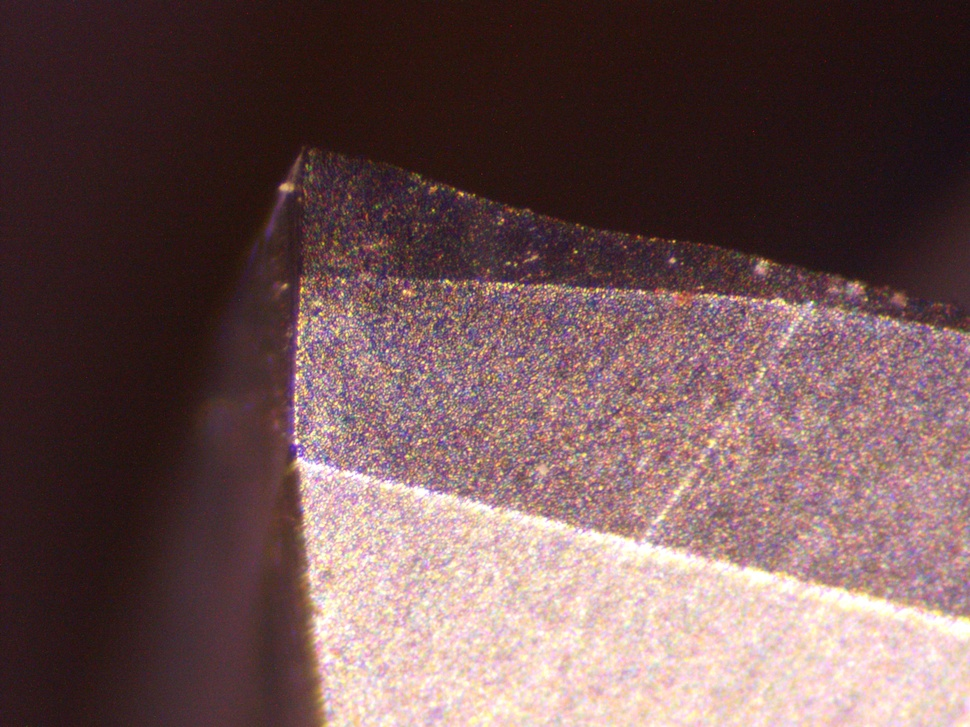
#> input picture goal-1,2/Images/8.jpg, 970 x 727 px, shrunk from 2592 x 1944 before the run, found by its file name
$ jupyter execute --allow-errors SAM2-3.ipynb   (shell and % lines are left out)
#> lines starting #> are read from the running program, lines starting #| are printed output that depends on the picture; after the words box and inside, x2 and y2 are one past the last pixel; in counts of white or black regions, pixels touching at a corner belong together
[cell 1]
import os
HOME = os.getcwd()
print("HOME:", HOME)

[cell 2]
%cd {HOME}/segment-anything-2

[cell 3]
import os
import cv2
import torch
import numpy as np
import supervision as sv
from sam2.build_sam import build_sam2
from sam2.sam2_image_predictor import SAM2ImagePredictor
from sam2.automatic_mask_generator import SAM2AutomaticMaskGenerator

#> (a cell that did not finish here is left out)

#> (a cell that did not finish here is left out)

[cell 6]
# Load the milling tool image
IMAGE_PATH = "/content/drive/MyDrive/Images/8.jpg"  # Replace with your image path
image_bgr = cv2.imread(IMAGE_PATH)
#> image_bgr is the input picture: shape (727, 970, 3); mean B, G, R 83.7, 84, 110.4
image_rgb = cv2.cvtColor(image_bgr, cv2.COLOR_BGR2RGB)

#> (a cell that did not finish here is left out)

[cell 8]
import numpy as np

# Assuming sam2_result is a list of dictionaries with 'segmentation' and 'area' fields
#> (the rest of this cell did not finish here and is left out)

#> (a cell that did not finish here is left out)

#> (a cell that did not finish here is left out)

[cell 11]
import cv2
import numpy as np
import matplotlib.pyplot as plt

# Load the image (assuming it's in grayscale or you convert it to grayscale)
image = cv2.imread("/content/drive/MyDrive/Images/8.jpg", cv2.IMREAD_GRAYSCALE)

# Step 1: Threshold the image to segment the object (adjust threshold value as needed)
_, binary_image = cv2.threshold(image, 127, 255, cv2.THRESH_BINARY)
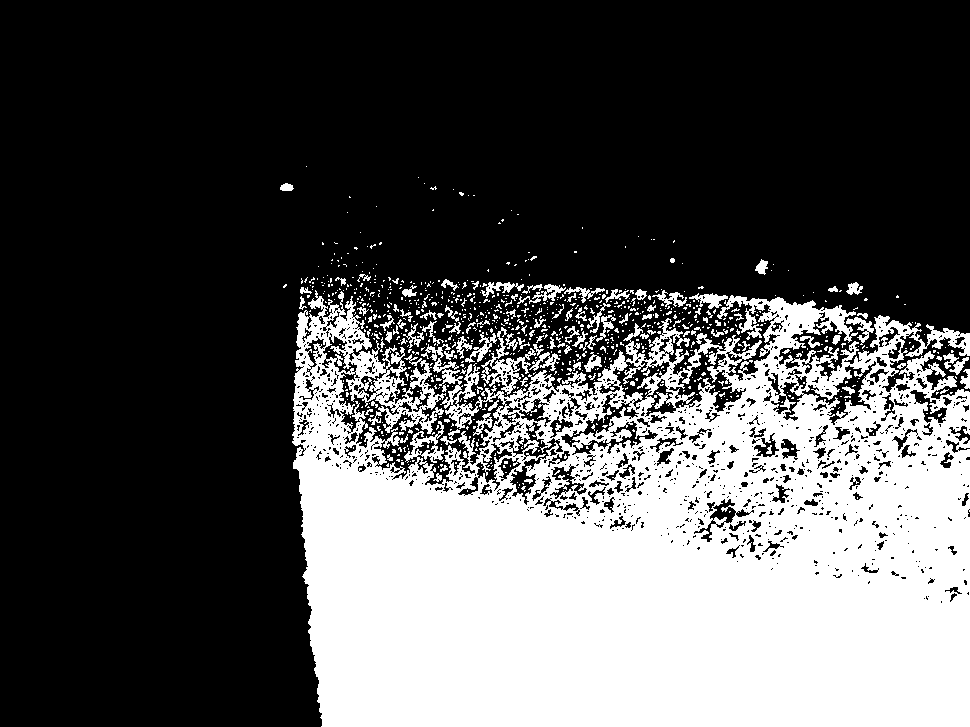
#> binary_image: shape (727, 970); 32.8% white; 918 white regions (808 under 20 px)

# Step 2: Find contours of the objects in the binary image
contours, _ = cv2.findContours(binary_image, cv2.RETR_EXTERNAL, cv2.CHAIN_APPROX_SIMPLE)
#> contours = 799 contours, 733 with area under 20; largest, box (x1, y1, x2, y2) and area: (292, 290, 970, 727) 239008, (481, 327, 536, 395) 916, (689, 293, 728, 309) 236, (517, 284, 566, 304) 224, (465, 332, 497, 363) 205

# Step 3: Create a mask to isolate the object (assuming it's the largest contour)
largest_contour = max(contours, key=cv2.contourArea)
#> largest_contour = contour of 5850 points, box (x1, y1, x2, y2) (292, 290, 970, 727), area 239008

# Step 4: Create a convex hull around the largest contour to approximate the object
hull = cv2.convexHull(largest_contour)
#> hull = contour of 18 points, box (x1, y1, x2, y2) (292, 290, 970, 727), area 285470

# Step 5: Draw the contours and the hull for visualization
output_image = cv2.cvtColor(image, cv2.COLOR_GRAY2BGR)
cv2.drawContours(output_image, [largest_contour], -1, (0, 255, 0), 2)  # Original contour
cv2.drawContours(output_image, [hull], -1, (0, 0, 255), 2)  # Convex hull approximation

# Step 6: Find the extra part (difference between the convex hull and the original object)
hull_mask = np.zeros_like(image, dtype=np.uint8)
cv2.drawContours(hull_mask, [hull], -1, 255, thickness=cv2.FILLED)
#> hull_mask: shape (727, 970); 40.6% white; 1 white region, box (x1, y1, x2, y2) and area: (292, 290, 970, 727) 286545

# Mask of the original object
object_mask = np.zeros_like(image, dtype=np.uint8)
cv2.drawContours(object_mask, [largest_contour], -1, 255, thickness=cv2.FILLED)
#> object_mask: shape (727, 970); 34.5% white; 1 white region, box (x1, y1, x2, y2) and area: (292, 290, 970, 727) 243620

# Step 7: Subtract the object from the hull to find the extra part
extra_part = cv2.subtract(hull_mask, object_mask)
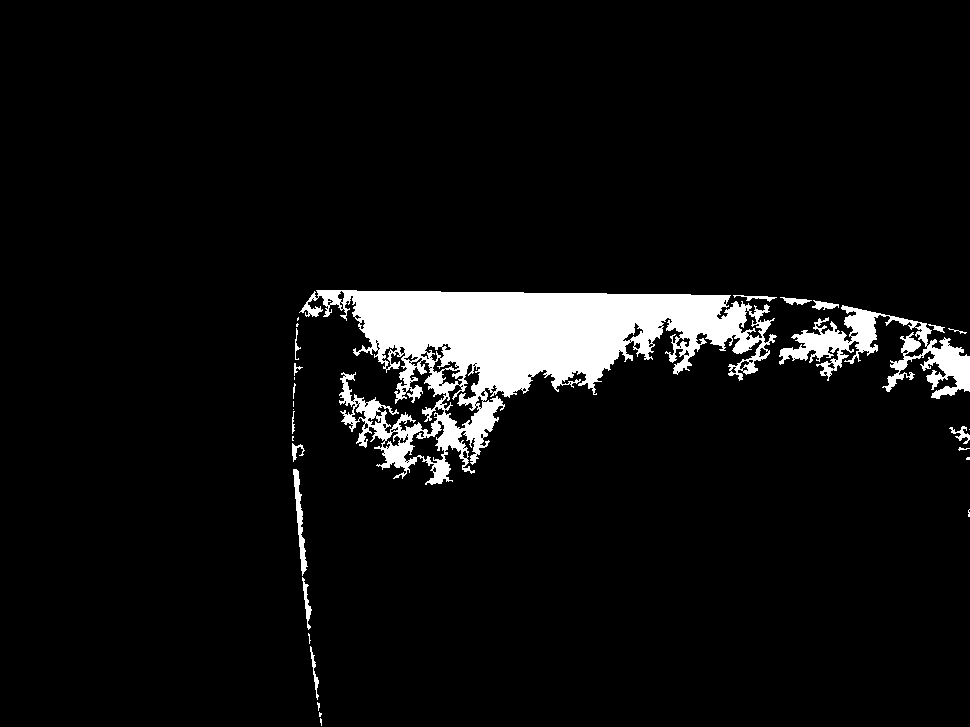
#> extra_part: shape (727, 970); 6.1% white; 30 white regions (13 under 20 px), largest, box (x1, y1, x2, y2) and area: (299, 290, 777, 485) 35510, (779, 305, 970, 399) 5547, (293, 469, 308, 576) 538

# Step 8: Display the results
plt.figure(figsize=(10, 10))
plt.subplot(1, 3, 1)
plt.imshow(image, cmap='gray')
plt.title("Original Image")
plt.axis('off')

plt.subplot(1, 3, 2)
plt.imshow(output_image)
plt.title("Object and Convex Hull")
plt.axis('off')

plt.subplot(1, 3, 3)
plt.imshow(extra_part, cmap='gray')
plt.title("Extra Part")
plt.axis('off')

plt.show()

[cell 12]
import cv2
import numpy as np
import matplotlib.pyplot as plt
import os

# Load the image (assuming it's in grayscale or you convert it to grayscale)
image = cv2.imread("/content/drive/MyDrive/Images/8.jpg", cv2.IMREAD_GRAYSCALE)

# Step 1: Threshold the image to segment the objects
_, binary_image = cv2.threshold(image, 127, 255, cv2.THRESH_BINARY)

# Step 2: Find contours of the objects in the binary image
contours, _ = cv2.findContours(binary_image, cv2.RETR_EXTERNAL, cv2.CHAIN_APPROX_SIMPLE)

# Step 3: Calculate the area of each contour
contour_areas = [(i, cv2.contourArea(contour)) for i, contour in enumerate(contours)]
#> contour_areas = 799 pairs, first value 0 to 798, second value 0 to 239008.5

# Step 4: Sort contours by area in descending order and pick top 10 largest
sorted_contours = sorted(contour_areas, key=lambda x: x[1], reverse=True)[:1]
#> sorted_contours = [(659, 239008.5)]

# Create a directory to save the top 10 largest objects if it doesn't exist
output_dir = "top_10_extracted_objects"
if not os.path.exists(output_dir):
    os.makedirs(output_dir)

# Step 5: Process each of the top 10 largest contours
for idx, (i, area) in enumerate(sorted_contours):
    # Get the contour for the current largest object
    contour = contours[i]

    # Step 6: Create a mask for the current object
    object_mask = np.zeros_like(image, dtype=np.uint8)
    cv2.drawContours(object_mask, [contour], -1, 255, thickness=cv2.FILLED)

    # Step 7: Apply the mask to the original image to extract the object
    extracted_object = cv2.bitwise_and(image, image, mask=object_mask)

    # Step 8: Save the extracted object as an image
    output_image_path = os.path.join(output_dir, f"object_{idx + 1}_area_{int(area)}.png")
    cv2.imwrite(output_image_path, extracted_object)

    # Optional: Display the extracted object (can be removed if not needed)
    plt.figure(figsize=(5, 5))
    plt.imshow(extracted_object, cmap='gray')
    plt.title(f"Extracted Object {idx + 1} (Area: {int(area)})")
    plt.axis('off')
    plt.show()
#> this loop made 1 pass

print(f"Top 10 largest objects saved to '{output_dir}' directory.")
#| Top 10 largest objects saved to 'top_10_extracted_objects' directory.

[cell 13]
import cv2
import numpy as np
import matplotlib.pyplot as plt

# Load the original image (assuming it's in grayscale or you convert it to grayscale)
IMAGE_PATH = "/content/drive/MyDrive/Images/8.jpg"  # Replace with your image path
image = cv2.imread(IMAGE_PATH, cv2.IMREAD_GRAYSCALE)

# Step 1: Threshold the image to segment the objects
_, binary_image = cv2.threshold(image, 127, 255, cv2.THRESH_BINARY)

# Step 2: Find contours of the objects in the binary image
contours, _ = cv2.findContours(binary_image, cv2.RETR_EXTERNAL, cv2.CHAIN_APPROX_SIMPLE)

# Step 3: Calculate the area of each contour
contour_areas = [(i, cv2.contourArea(contour)) for i, contour in enumerate(contours)]

# Step 4: Sort contours by area in descending order and pick top 10 largest
sorted_contours = sorted(contour_areas, key=lambda x: x[1], reverse=True)[:10]
#> sorted_contours = [(659, 239008.5), (323, 916), (628, 236), (688, 224), (282, 205), (397, 195), (704, 185), (164, 177.5), (650, 160.5), (163, 150)]

# Step 5: Create a mask for all the top 10 largest objects
mask = np.ones_like(image, dtype=np.uint8) * 255  # Start with a white mask (background)
for idx, (i, area) in enumerate(sorted_contours):
    contour = contours[i]
    # Create a mask for each object and subtract it from the background
    object_mask = np.zeros_like(image, dtype=np.uint8)
    cv2.drawContours(object_mask, [contour], -1, 255, thickness=cv2.FILLED)
    # Subtract each object mask from the mask
    mask = cv2.subtract(mask, object_mask)
#> this loop made 10 passes
#> mask: shape (727, 970); 65% white; 10 black regions, largest, box (x1, y1, x2, y2) and area: (292, 290, 970, 727) 243620, (481, 327, 536, 395) 1138, (517, 284, 566, 304) 317
#> object_mask: shape (727, 970); 0.03% white; 1 white region, box (x1, y1, x2, y2) and area: (584, 352, 602, 372) 182

# Step 6: The remaining image is the one without the top 10 largest objects
remaining_image = cv2.bitwise_and(image, image, mask=mask)
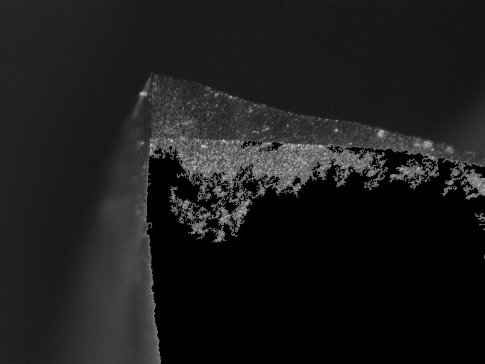
#> remaining_image: shape (727, 970) (shown at 1/2 size); min 0, max 240, mean 27.7

# --- Pass the remaining_image to your next code section ---

# Convert remaining image to BGR for consistency in the next code block
remaining_image_bgr = cv2.cvtColor(remaining_image, cv2.COLOR_GRAY2BGR)

# Next: Load the milling tool image
image_bgr = remaining_image_bgr  # Pass the remaining_image directly as input
image_rgb = cv2.cvtColor(image_bgr, cv2.COLOR_BGR2RGB)

# Display the resulting image
plt.figure(figsize=(10, 10))
plt.imshow(image_rgb)
plt.title("Image without Top 10 Largest Objects (Passed to Next Code)")
plt.axis('off')
plt.show()

# The remaining image is now ready to be processed further in your next code section.

#> (a cell that did not finish here is left out)

[cell 15]
import numpy as np

# Assuming sam2_result is a list of dictionaries with 'segmentation' and 'area' fields
#> (the rest of this cell did not finish here and is left out)

#> (a cell that did not finish here is left out)

[cell 17]
# Calculate wear region dimensions and area
if contours:
    wear_contour = max(contours, key=cv2.contourArea)
#> wear_contour has the same summary as largest_contour
    x, y, w, h = cv2.boundingRect(wear_contour)
#> x = 292; y = 290; w = 678; h = 437
    area = cv2.contourArea(wear_contour)
#> area = 239008.5
    print(f"Wear region dimensions - Length: {h}, Width: {w}, Area: {area}")
#| Wear region dimensions - Length: 437, Width: 678, Area: 239008.5

    # Draw the wear region on the image
    annotated_image = image_bgr.copy()
    cv2.drawContours(annotated_image, [wear_contour], -1, (0, 255, 0), 2)  # Green contour
    cv2.rectangle(annotated_image, (x, y), (x + w, y + h), (0, 0, 255), 2)  # Red bounding box

    # Save and display the annotated image
    output_path = f"{HOME}/output/wear_region_annotated.jpg"
    os.makedirs(os.path.dirname(output_path), exist_ok=True)
    cv2.imwrite(output_path, annotated_image)
    print(f"Annotated image saved to {output_path}")

    sv.plot_images_grid(
        images=[image_bgr, annotated_image],
        grid_size=(1, 2),
        titles=['Original Image', 'Wear Region Annotated']
    )
#> (this line was passed over: supervision is not available in this run)
else:
    print("No wear region detected in the image.")

[cell 18]
import cv2
import numpy as np
import matplotlib.pyplot as plt

# Load the image (assuming it's in grayscale or you convert it to grayscale)
image = cv2.imread("/content/drive/MyDrive/Images/16.jpg", cv2.IMREAD_GRAYSCALE)
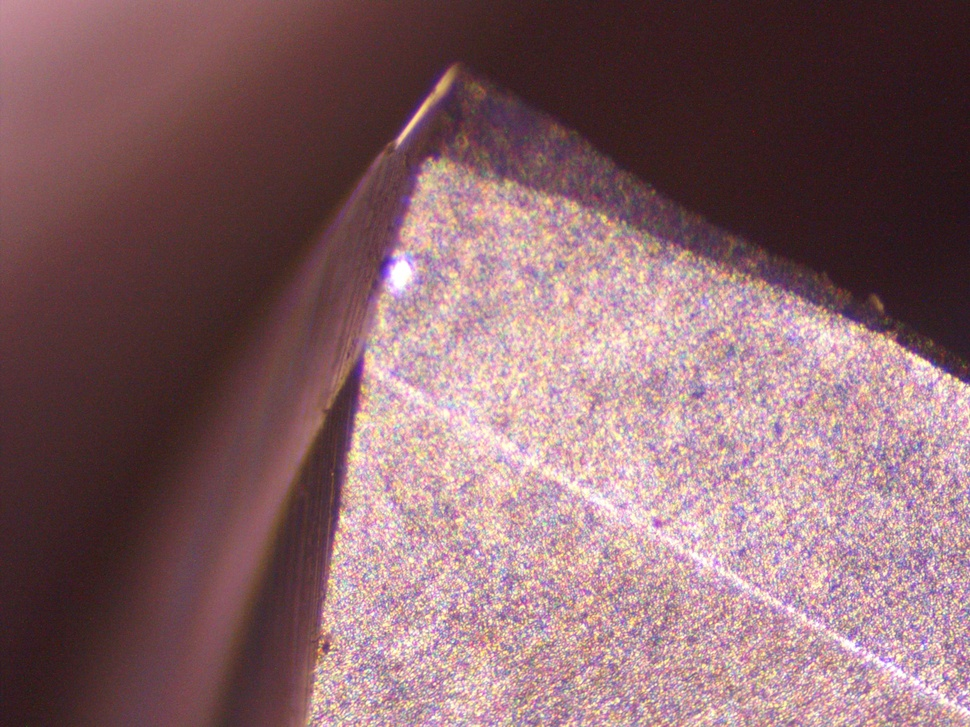
#> input picture goal-1,2/Images/16.jpg, 970 x 727 px, shrunk from 2592 x 1944 before the run, found by its file name

# Step 1: Threshold the image to segment the object
_, binary_image = cv2.threshold(image, 127, 255, cv2.THRESH_BINARY)
#> binary_image: shape (727, 970); 42.1% white; 77 white regions (71 under 20 px)

# Step 2: Find contours of the objects in the binary image
contours, _ = cv2.findContours(binary_image, cv2.RETR_EXTERNAL, cv2.CHAIN_APPROX_SIMPLE)
#> contours = 75 contours, 71 with area under 20; largest, box (x1, y1, x2, y2) and area: (301, 158, 970, 727) 293747, (0, 0, 130, 85) 5256, (396, 71, 452, 148) 568, (338, 357, 351, 384) 42

# Step 3: Create a mask to isolate the object (assuming it's the largest contour)
largest_contour = max(contours, key=cv2.contourArea)
#> largest_contour = contour of 1069 points, box (x1, y1, x2, y2) (301, 158, 970, 727), area 293747

# Step 4: Create a convex hull around the largest contour to approximate the object
hull = cv2.convexHull(largest_contour)
#> hull = contour of 19 points, box (x1, y1, x2, y2) (301, 158, 970, 727), area 299842

# Step 5: Create masks for the largest contour and convex hull
object_mask = np.zeros_like(image, dtype=np.uint8)
cv2.drawContours(object_mask, [largest_contour], -1, 255, thickness=cv2.FILLED)
#> object_mask: shape (727, 970); 41.8% white; 1 white region, box (x1, y1, x2, y2) and area: (301, 158, 970, 727) 295017

hull_mask = np.zeros_like(image, dtype=np.uint8)
cv2.drawContours(hull_mask, [hull], -1, 255, thickness=cv2.FILLED)
#> hull_mask: shape (727, 970); 42.7% white; 1 white region, box (x1, y1, x2, y2) and area: (301, 158, 970, 727) 300904

# Step 6: Subtract the object and convex hull area from the original image
# We need to create a mask that covers the object and convex hull area to be removed
combined_mask = cv2.bitwise_or(object_mask, hull_mask)

# Step 7: Subtract the combined mask from the original image to get the remaining part
remaining_image = cv2.bitwise_and(image, image, mask=cv2.bitwise_not(combined_mask))

# Display the results
plt.figure(figsize=(10, 10))
plt.subplot(1, 3, 1)
plt.imshow(image, cmap='gray')
plt.title("Original Image")
plt.axis('off')

plt.subplot(1, 3, 2)
plt.imshow(cv2.cvtColor(image, cv2.COLOR_GRAY2BGR))  # Displaying original image in color for comparison
plt.title("Object and Convex Hull")
plt.axis('off')

plt.subplot(1, 3, 3)
plt.imshow(remaining_image, cmap='gray')
plt.title("Remaining Part")
plt.axis('off')

plt.show()
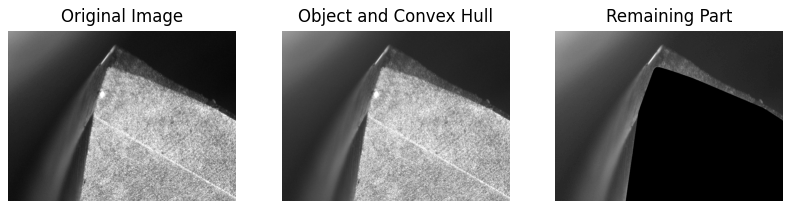
#> figure drawn by matplotlib, 3 panels

# The remaining_image now contains the image with the object and convex hull removed.

[cell 19]
# Next: Load the milling tool image
image_bgr = remaining_image  # Pass the remaining_image directly as input
image_rgb = cv2.cvtColor(image_bgr, cv2.COLOR_BGR2RGB)

#> (a cell that did not finish here is left out)

[cell 21]
import numpy as np

# Assuming sam2_result is a list of dictionaries with 'segmentation' and 'area' fields
#> (the rest of this cell did not finish here and is left out)

#> (a cell that did not finish here is left out)

[cell 23]
# Calculate wear region dimensions and area
if contours:
    wear_contour = max(contours, key=cv2.contourArea)
#> wear_contour has the same summary as largest_contour
    x, y, w, h = cv2.boundingRect(wear_contour)
#> x = 301; y = 158; w = 669; h = 569
    area = cv2.contourArea(wear_contour)
#> area = 293747
    print(f"Wear region dimensions - Length: {h}, Width: {w}, Area: {area}")
#| Wear region dimensions - Length: 569, Width: 669, Area: 293747.0

    # Draw the wear region on the image
    annotated_image = image_bgr.copy()
    cv2.drawContours(annotated_image, [wear_contour], -1, (0, 255, 0), 2)  # Green contour
#> annotated_image: shape (727, 970)
    cv2.rectangle(annotated_image, (x, y), (x + w, y + h), (0, 0, 255), 2)  # Red bounding box
#> annotated_image: shape (727, 970); min 0, max 225, mean 34.7

    # Save and display the annotated image
    output_path = f"{HOME}/output/wear_region_annotated.jpg"
    os.makedirs(os.path.dirname(output_path), exist_ok=True)
    cv2.imwrite(output_path, annotated_image)
    print(f"Annotated image saved to {output_path}")

    sv.plot_images_grid(
        images=[image_bgr, annotated_image],
        grid_size=(1, 2),
        titles=['Original Image', 'Wear Region Annotated']
    )
#> (this line was passed over: supervision is not available in this run)
else:
    print("No wear region detected in the image.")

[cell 24]
import cv2
import numpy as np
import matplotlib.pyplot as plt

# Load the remaining image (image with the object and convex hull removed)
# Assume remaining_image is already obtained as the output from your previous steps

# Step 1: Apply edge detection (Canny)
edges = cv2.Canny(remaining_image, 50, 150)
#> edges: shape (727, 970); 0.38% white in thin lines or dots, all inside (x1, y1, x2, y2) = (301, 61, 970, 727)

# Step 2: Convert the remaining image to color (BGR) for visualization
remaining_image_color = cv2.cvtColor(remaining_image, cv2.COLOR_GRAY2BGR)

# Step 3: Create a mask from the edges
# We will consider the edges as the mask and highlight those areas
yellow = (0, 255, 255)  # Yellow color in BGR format

# Step 4: Highlight the areas under the edges with yellow color
remaining_image_color[edges == 255] = yellow  # Set pixels corresponding to edges to yellow
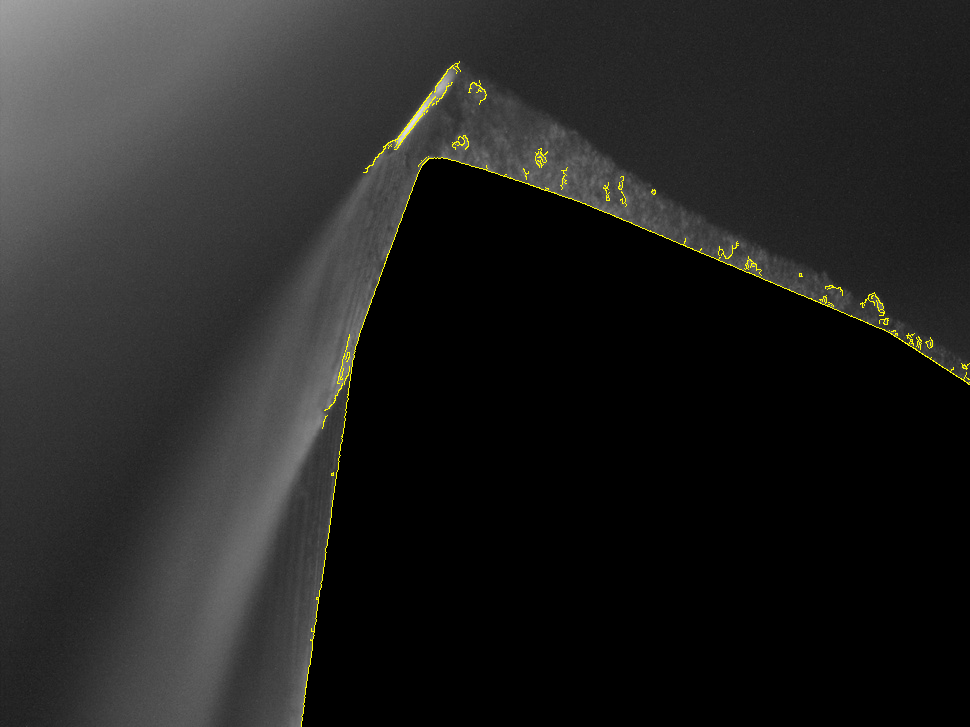
#> remaining_image_color: shape (727, 970, 3); mean B, G, R 34.7, 35.7, 35.7

# Step 5: Display the results
plt.figure(figsize=(10, 10))

# Show the original remaining image in grayscale
plt.subplot(1, 3, 1)
plt.imshow(remaining_image, cmap='gray')
plt.title("Remaining Image")
plt.axis('off')

# Show the edges detected on the image
plt.subplot(1, 3, 2)
plt.imshow(edges, cmap='gray')
plt.title("Edge Detection (Canny)")
plt.axis('off')

# Show the image with areas under edges highlighted in yellow
plt.subplot(1, 3, 3)
plt.imshow(remaining_image_color)
plt.title("Highlighted Areas under Edges (Yellow)")
plt.axis('off')

plt.show()
